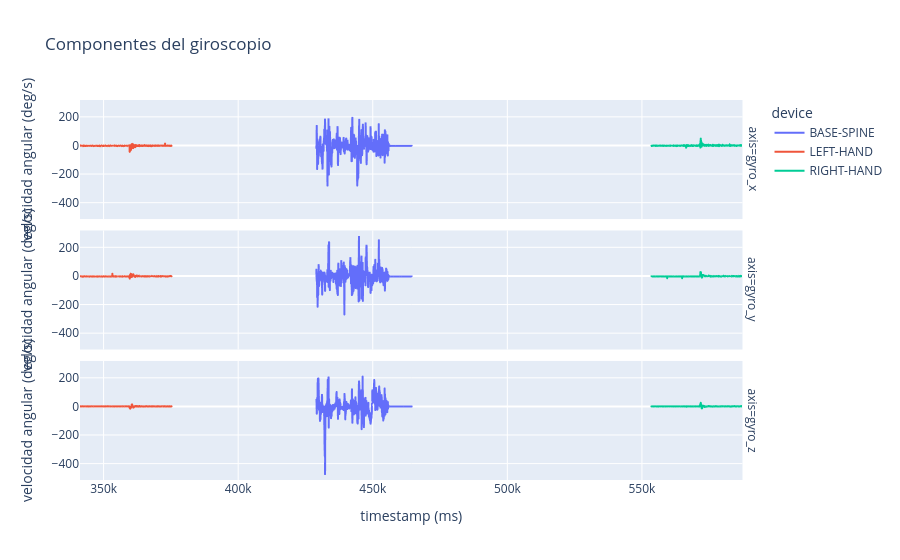

Here is the notebook cell this chart was saved with:
### Code cell
# Componentes individuales del giroscopio
gyro_long = imu_df.melt(
    id_vars=["device", "timestamp"],
    value_vars=["gyro_x", "gyro_y", "gyro_z"],
    var_name="axis",
    value_name="gyro"
)
fig_gyro_axis = px.line(
    gyro_long,
    x="timestamp",
    y="gyro",
    color="device",
    facet_row="axis",
    title="Componentes del giroscopio",
    labels={"gyro": "velocidad angular (deg/s)", "timestamp": "timestamp (ms)"},
)
fig_gyro_axis.update_layout(showlegend=True)
fig_gyro_axis

### Figure 1 — Plotly figure (JSON) as saved in the notebook; plotly's stock layout.template omitted (floating-point values rounded to 4 significant figures; data arrays with more than 128 entries replaced by an {"elided": "..."} marker saying what was removed)
{"data": [{"hovertemplate": "device=BASE-SPINE<br>axis=gyro_x<br>timestamp (ms)=%{x}<br>velocidad angular (deg/s)=%{y}<extra></extra>", "legendgroup": "BASE-SPINE", "line": {"color": "#636efa", "dash": "solid"}, "marker": {"symbol": "circle"}, "mode": "lines", "name": "BASE-SPINE", "showlegend": true, "type": "scattergl", "x": {"elided": "1343 int values"}, "xaxis": "x3", "y": {"elided": "1343 float values"}, "yaxis": "y3"}, {"hovertemplate": "device=BASE-SPINE<br>axis=gyro_y<br>timestamp (ms)=%{x}<br>velocidad angular (deg/s)=%{y}<extra></extra>", "legendgroup": "BASE-SPINE", "line": {"color": "#636efa", "dash": "solid"}, "marker": {"symbol": "circle"}, "mode": "lines", "name": "BASE-SPINE", "showlegend": false, "type": "scattergl", "x": {"elided": "1343 int values"}, "xaxis": "x2", "y": {"elided": "1343 float values"}, "yaxis": "y2"}, {"hovertemplate": "device=BASE-SPINE<br>axis=gyro_z<br>timestamp (ms)=%{x}<br>velocidad angular (deg/s)=%{y}<extra></extra>", "legendgroup": "BASE-SPINE", "line": {"color": "#636efa", "dash": "solid"}, "marker": {"symbol": "circle"}, "mode": "lines", "name": "BASE-SPINE", "showlegend": false, "type": "scattergl", "x": {"elided": "1343 int values"}, "xaxis": "x", "y": {"elided": "1343 float values"}, "yaxis": "y"}, {"hovertemplate": "device=LEFT-HAND<br>axis=gyro_x<br>timestamp (ms)=%{x}<br>velocidad angular (deg/s)=%{y}<extra></extra>", "legendgroup": "LEFT-HAND", "line": {"color": "#EF553B", "dash": "solid"}, "marker": {"symbol": "circle"}, "mode": "lines", "name": "LEFT-HAND", "showlegend": true, "type": "scattergl", "x": {"elided": "980 int values"}, "xaxis": "x3", "y": {"elided": "980 float values"}, "yaxis": "y3"}, {"hovertemplate": "device=LEFT-HAND<br>axis=gyro_y<br>timestamp (ms)=%{x}<br>velocidad angular (deg/s)=%{y}<extra></extra>", "legendgroup": "LEFT-HAND", "line": {"color": "#EF553B", "dash": "solid"}, "marker": {"symbol": "circle"}, "mode": "lines", "name": "LEFT-HAND", "showlegend": false, "type": "scattergl", "x": {"elided": "980 int values"}, "xaxis": "x2", "y": {"elided": "980 float values"}, "yaxis": "y2"}, {"hovertemplate": "device=LEFT-HAND<br>axis=gyro_z<br>timestamp (ms)=%{x}<br>velocidad angular (deg/s)=%{y}<extra></extra>", "legendgroup": "LEFT-HAND", "line": {"color": "#EF553B", "dash": "solid"}, "marker": {"symbol": "circle"}, "mode": "lines", "name": "LEFT-HAND", "showlegend": false, "type": "scattergl", "x": {"elided": "980 int values"}, "xaxis": "x", "y": {"elided": "980 float values"}, "yaxis": "y"}, {"hovertemplate": "device=RIGHT-HAND<br>axis=gyro_x<br>timestamp (ms)=%{x}<br>velocidad angular (deg/s)=%{y}<extra></extra>", "legendgroup": "RIGHT-HAND", "line": {"color": "#00cc96", "dash": "solid"}, "marker": {"symbol": "circle"}, "mode": "lines", "name": "RIGHT-HAND", "showlegend": true, "type": "scattergl", "x": {"elided": "1282 int values"}, "xaxis": "x3", "y": {"elided": "1282 float values"}, "yaxis": "y3"}, {"hovertemplate": "device=RIGHT-HAND<br>axis=gyro_y<br>timestamp (ms)=%{x}<br>velocidad angular (deg/s)=%{y}<extra></extra>", "legendgroup": "RIGHT-HAND", "line": {"color": "#00cc96", "dash": "solid"}, "marker": {"symbol": "circle"}, "mode": "lines", "name": "RIGHT-HAND", "showlegend": false, "type": "scattergl", "x": {"elided": "1282 int values"}, "xaxis": "x2", "y": {"elided": "1282 float values"}, "yaxis": "y2"}, {"hovertemplate": "device=RIGHT-HAND<br>axis=gyro_z<br>timestamp (ms)=%{x}<br>velocidad angular (deg/s)=%{y}<extra></extra>", "legendgroup": "RIGHT-HAND", "line": {"color": "#00cc96", "dash": "solid"}, "marker": {"symbol": "circle"}, "mode": "lines", "name": "RIGHT-HAND", "showlegend": false, "type": "scattergl", "x": {"elided": "1282 int values"}, "xaxis": "x", "y": {"elided": "1282 float values"}, "yaxis": "y"}], "layout": {"annotations": [{"font": {}, "showarrow": false, "text": "axis=gyro_z", "textangle": 90, "x": 0.98, "xanchor": "left", "xref": "paper", "y": 0.1567, "yanchor": "middle", "yref": "paper"}, {"font": {}, "showarrow": false, "text": "axis=gyro_y", "textangle": 90, "x": 0.98, "xanchor": "left", "xref": "paper", "y": 0.5, "yanchor": "middle", "yref": "paper"}, {"font": {}, "showarrow": false, "text": "axis=gyro_x", "textangle": 90, "x": 0.98, "xanchor": "left", "xref": "paper", "y": 0.8433, "yanchor": "middle", "yref": "paper"}], "legend": {"title": {"text": "device"}, "tracegroupgap": 0}, "showlegend": true, "title": {"text": "Componentes del giroscopio"}, "xaxis": {"anchor": "y", "domain": [0, 0.98], "title": {"text": "timestamp (ms)"}}, "xaxis2": {"anchor": "y2", "domain": [0, 0.98], "matches": "x", "showticklabels": false}, "xaxis3": {"anchor": "y3", "domain": [0, 0.98], "matches": "x", "showticklabels": false}, "yaxis": {"anchor": "x", "domain": [0, 0.3133], "title": {"text": "velocidad angular (deg/s)"}}, "yaxis2": {"anchor": "x2", "domain": [0.3433, 0.6567], "matches": "y", "title": {"text": "velocidad angular (deg/s)"}}, "yaxis3": {"anchor": "x3", "domain": [0.6867, 1.0], "matches": "y", "title": {"text": "velocidad angular (deg/s)"}}}}
